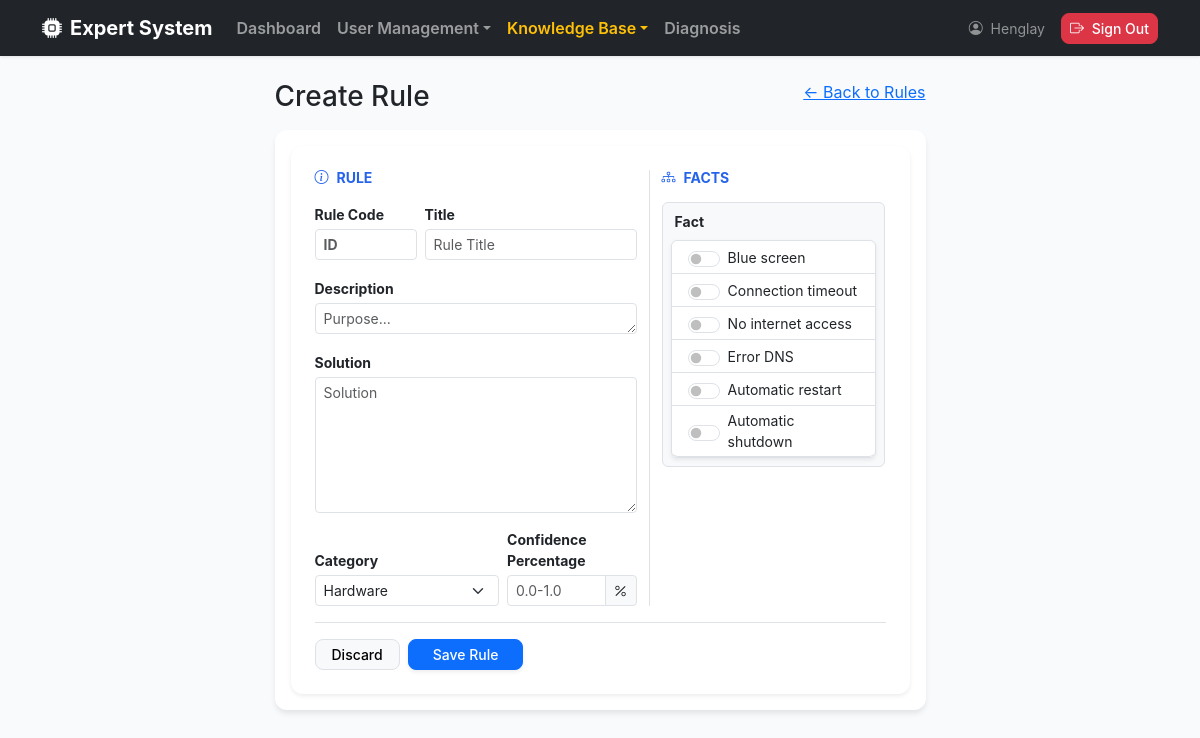
The app's page /rules/create (signed in) with its own data.
### app/models/user.py (models this page shows, shortened)
class User(UserMixin, db.Model):
    __tablename__ = "users"
    id = db.Column(db.Integer, primary_key=True)
    username = db.Column(db.String(80), unique=True, nullable=False)
    email = db.Column(db.String(120), unique=True, nullable=False)
    full_name = db.Column(db.String(120), nullable=False)
    is_active = db.Column(db.Boolean, default=True, nullable=False)
    password_hash = db.Column(db.String(255), nullable=False)
    created_at = db.Column(db.DateTime, default=datetime.utcnow, nullable=False)
    updated_at = db.Column(
        db.DateTime, default=datetime.utcnow, onupdate=datetime.utcnow, nullable=False
    )
    roles = db.relationship("Role", secondary= user_roles, back_populates="users")
    facts = db.relationship("Fact", back_populates="user")
    rules = db.relationship("Rule", back_populates="user")
    def has_role(self, role_name: str) -> bool:
        return any(role.name == role_name for role in self.roles) # type: ignore
    def get_permission_codes(self) -> set[str]:
        return {perm.code for role in self.roles for perm in role.permissions} # type: ignore
    def has_permission(self, permission_code: str) -> bool:
        return permission_code in self.get_permission_codes()

### app/models/fact.py (models this page shows, shortened)
class Fact(db.Model):
    __tablename__="facts"
    id = db.Column(db.Integer, primary_key=True)
    name = db.Column(db.String(255), unique=True, nullable=False)
    created_at = db.Column(db.DateTime, default=datetime.utcnow, nullable=False)
    updated_at = db.Column(db.DateTime, default=datetime.utcnow, onupdate=datetime.utcnow, nullable=False)
    user_id = db.Column(db.Integer, db.ForeignKey("users.id"), nullable=True)
    rules = db.relationship("Rule", secondary=rule_facts, back_populates="facts")
    user = db.relationship("User", back_populates="facts")

### app/routes/rule_routes.py (the view, shortened to what this page needs)
@rule_bp.route("/create", methods=["GET", "POST"])
@login_required
@permission_required("rule.create")
def create():
    form = RuleCreateForm()
    return render_template("rules/create.html", form=form)

### app/decorator_method/role_perm_decorator.py (called while the page is built)
def permission_required(permission):
    def decorator(fn):
        @wraps(fn)
        def wrapped(*args, **kwargs):
            if not current_user.has_permission(permission):
                abort(403)
            return fn(*args, **kwargs)
        return wrapped
    return decorator

### app/forms/rule_forms.py (called while the page is built)
def _fact_choices():
    return [
        (f.id, f"{f.name}")
        for f in db.session.scalars(
            db.select(Fact).order_by(Fact.id)
        )
    ]

### app/templates/rules/create.html (shortened to what this page needs)
{% extends "layouts/base.html" %}
{% block content %}
<div class="rows">
    <div class="col-lg-8 col-xl-7 mx-auto">
        <div class="d-flex justify-content-between align-center mb-3">
            <h1 class="h3 mb-0">Create Rule</h1>
            <a href="{{ url_for('rules.index') }}" class="btn-outline-secondary btn-sm">
                ← Back to Rules
            </a>
        </div>
        <div class="card">
            <div class="card-body ">
                {% include 'rules/_form.html' %}
            </div>
        </div>
    </div>
</div>
{% endblock %}

### app/templates/layouts/base.html (shortened to what this page needs)
<!doctype html>
<html lang="en">
<head>
    <link href="https://cdn.jsdelivr.net/npm/bootstrap@5.3.3/dist/css/bootstrap.min.css" rel="stylesheet" />
    <link rel="stylesheet" href="https://cdn.jsdelivr.net/npm/bootstrap-icons@1.11.3/font/bootstrap-icons.min.css">
</head>
<body>
    <nav class="navbar navbar-expand-lg navbar-dark bg-dark sticky-top mb-4">
        <div class="container">
            {% if current_user.is_authenticated %}
            {% if current_user.has_role("Admin") or current_user.has_role('Expert')%}
            <a class="navbar-brand fw-bold d-flex align-items-center" href="{{ url_for('dashboard.index') }}">
                <i class="bi bi-cpu-fill me-2"></i> Expert System
            </a>
            {% endif %}
            {% else %}
            <a class="navbar-brand fw-bold d-flex align-items-center" href="{{ url_for('diagnosis.diagnose') }}">
                <i class="bi bi-cpu-fill me-2"></i> Expert System
            </a>
            {% endif %}
            {% if current_user.is_authenticated %}
            <div class="collapse navbar-collapse" id="navbarMain">
                <ul class="navbar-nav me-auto">
                    {% if current_user.has_role('Admin') %}
                    <li class="nav-item">
                        <a class="nav-link fw-semibold {% if request.blueprint == 'dashboard' %}text-warning{% endif %}"
                            href="{{ url_for('dashboard.index') }}">Dashboard</a>
                    </li>
                    <li class="nav-item dropdown">
                        <a class="nav-link dropdown-toggle fw-semibold "
                            href="#" data-bs-toggle="dropdown">User Management</a>
                    </li>
                    {% endif %}
                    {% if current_user.has_role('Admin') or current_user.has_role('Expert') %}
                    <li class="nav-item dropdown">
                        <a class="nav-link dropdown-toggle fw-semibold btn
                                    {% if request.blueprint == 'rules' or request.blueprint == 'facts' %}text-warning{% endif %}"
                            href="#" data-bs-toggle="dropdown">Knowledge Base</a>
                    </li>
                    {% endif %}
                    {% endif %}
                    <li class="nav-item">
                        <a class="nav-link fw-semibold {% if request.blueprint == 'diagnosis' %}text-warning{% endif %}"
                            href="{{ url_for('diagnosis.diagnose') }}">Diagnosis</a>
                    </li>
                </ul>
                <ul class="navbar-nav ms-auto align-items-center">
                    {% if current_user.is_authenticated %}
                    <li class="nav-item text-white-50 me-3 small">
                        <i class="bi bi-person-circle me-1"></i> {{ current_user.username }}
                    </li>
                    <li class="nav-item">
                        <button type="button" class="btn btn-danger btn-sm" data-bs-toggle="modal"
                            data-bs-target="#logoutModal" data-message="Are you sure you want to log out?"
                            data-name="{{ current_user.username }}" data-url="{{ url_for('auth.logout') }}">
                            <i class="bi bi-box-arrow-right me-1"></i> Sign Out
                        </button>
                    </li>
                    {% else %}
                    <li class="nav-item">
                        <a class="btn btn-success btn-sm" href="{{ url_for('auth.login') }}">Sign In</a>
                    </li>
                    {% endif %}
                </ul>
            </div>
        </div>
    </nav>
    <main class="container pb-5">
        {% block content %}{% endblock %}
    </main>
</body>
</html>

### app/templates/rules/_form.html (shortened to what this page needs)
<div class="card shadow-sm border-0">
    <div class="card-body p-4">
        <form method="post">
            <div class="row g-4">
                <div class="col-lg-7 border-end">
                    <h6 class="text-primary fw-bold text-uppercase small mb-3">
                        <i class="bi bi-info-circle me-2"></i>Rule
                    </h6>
                    <div class="row g-2 mb-3">
                        <div class="col-md-4">
                            {{ form.rule_id.label(class="form-label small fw-bold mb-1") }}
                            {{ form.rule_id(class="form-control form-control-sm fw-bold", placeholder="ID") }}
                        </div>
                        <div class="col-md-8">
                            {{ form.title.label(class="form-label small fw-bold mb-1") }}
                            {{ form.title(class="form-control form-control-sm", placeholder="Rule Title") }}
                        </div>
                    </div>
                    <div class="mb-3">
                        {{ form.description.label(class="form-label small fw-bold mb-1") }}
                        {{ form.description(class="form-control form-control-sm", rows="1", placeholder="Purpose...") }}
                    </div>
                    <div class="mb-3">
                        {{ form.solution.label(class="form-label small fw-bold mb-1") }}
                        {{ form.solution(class="form-control form-control-sm", rows="6", placeholder="Solution") }}
                    </div>
                    <div class="row g-2 align-items-end">
                        <div class="col-md-7">
                            {{ form.category.label(class="form-label small fw-bold mb-1") }}
                            {{ form.category(class="form-select form-select-sm") }}
                        </div>
                        <div class="col-md-5">
                            {{ form.confidence.label(class="form-label small fw-bold mb-1") }}
                            <div class="input-group input-group-sm">
                                {{ form.confidence(class="form-control", placeholder="0.0-1.0") }}
                                <span class="input-group-text bg-light"><i class="bi bi-percent"></i></span>
                            </div>
                        </div>
                    </div>
                </div>
                <div class="col-lg-5">
                    <h6 class="text-primary fw-bold text-uppercase small mb-3">
                        <i class="bi bi-diagram-3 me-2"></i>Facts
                    </h6>
                    <div class="p-2 bg-light rounded border shadow-inner" style="max-height: 310px; overflow-y: auto;">
                        {{ form.fact_ids.label(class="form-label d-block fw-bold small mb-2 ps-1") }}
                        {% if form.fact_ids %}
                        <div class="list-group list-group-flush shadow-sm rounded border">
                            {% for value, label in form.fact_ids.choices %}
                            <label class="list-group-item list-group-item-action py-1 px-3 border-0 border-bottom">
                                <div class="form-check form-switch m-0 d-flex align-items-center">
                                    <input class="form-check-input me-2" type="checkbox" name="{{ form.fact_ids.name }}"
                                        value="{{ value }}" id="fact_{{ value }}" >
                                    <span class="small">{{ label }}</span>
                                </div>
                            </label>
                            {% endfor %}
                        </div>
                        {% else %}
                        <div class="text-center py-4 text-muted small">No symptoms available.</div>
                        {% endif %}
                    </div>
                </div>
            </div>
            <div class="d-flex justify-content-between align-items-center border-top pt-3 mt-3">
                <div class="d-flex gap-2">
                    <a href="{{ url_for('rules.index') }}" class="btn btn-sm btn-light border px-3">Discard</a>
                    {{ form.submit(class="btn btn-sm btn-primary px-4 shadow-sm") }}
                </div>
            </div>
        </form>
    </div>
</div>

### app/templates/layouts/base.html (style rules this page uses)
:root { --bs-primary: #2563eb; --bs-primary-rgb: 37, 99, 235; }
body { background-color: #f8fafc; font-family: 'Inter', system-ui, -apple-system, sans-serif; }
.navbar { box-shadow: 0 1px 3px 0 rgba(0, 0, 0, 0.1); }
.card { border: none; box-shadow: 0 4px 6px -1px rgba(0, 0, 0, 0.1); border-radius: 12px; }
.btn { border-radius: 8px; font-weight: 500; }

### records on screen
User: username "Henglay"
Fact: name "Blue screen"
Fact: name "Connection timeout"
Fact: name "No internet access"
Fact: name "Error DNS"
Fact: name "Automatic restart"
Fact: name "Automatic shutdown"
